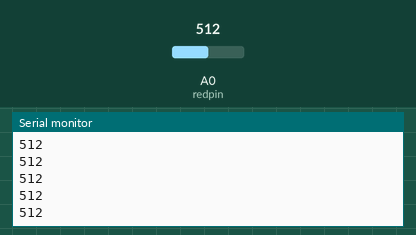
A sketch run on a simulated Arduino Uno, built with avr-gcc and run on an emulated ATmega328P. Parts: the last lines printed to the serial monitor. Inputs (shaded band) come from the test bench; at power-on: A0 (redpin) = 512.

Above: at 1.2 s.
1.3 s: A0 (redpin) set to 716
At 1.31 s:
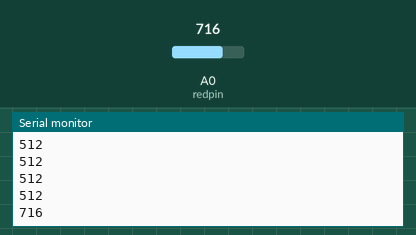
2.8 s: A0 (redpin) set to 900
At 2.81 s:
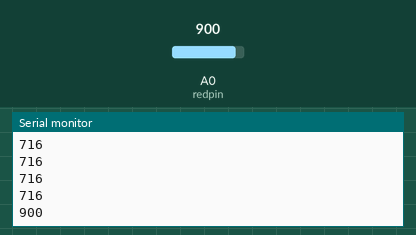
Timing chart, 0 to 5.8 s (numbered marks = the images above; inputs shaded):
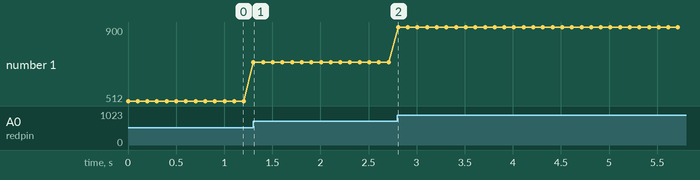

The sketch:

Infrarouge_sans_conversion_.ino
```cpp
int i;
int val;
int redpin=0;
void setup()
{
  pinMode(redpin,OUTPUT);
  Serial.begin(9600);
}
void loop()
{
  i=analogRead(redpin);;
  Serial.println(i);
  delay(100);
}
```

Measured:
- after the input at 1.3 s, the serial monitor: prints a new line at once (image 1)
- after the input at 2.8 s, the serial monitor: prints a new line at once (image 2)
- plotted number 1: 512 → 716 after the input at 1.3 s, 716 → 900 after the input at 2.8 s
